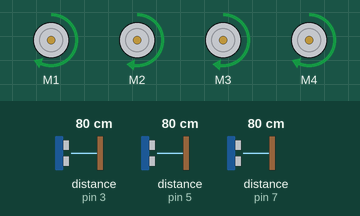
Bench run of a sketch on a simulated Arduino Uno, built with avr-gcc and run on an emulated ATmega328P. On the bench: 4 × DC motor (green arrow = forward, orange = backward, longer = faster). Wiring (inferred from the names in the program): 3 × ultrasonic range finder: trigger pin 2, echo pin 3 / trigger pin 4, echo pin 5 / trigger pin 6, echo pin 7. The test bench sets the inputs (shaded band); at power-on: distance to the obstacle (sensors on pin 3, pin 7, pin 5) 80 cm. The echo pulse lasts 58.3 µs per cm; what the sketch prints to the serial monitor is not drawn.

Above: at 2.2 s.
2.3 s: distance to the obstacle (sensor on pin 3) set to 4 cm
At 2.8 s:
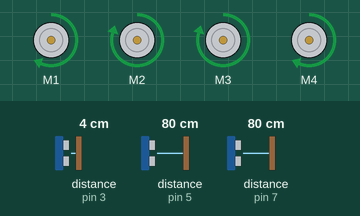
4.0 s: distance to the obstacle (sensor on pin 7) set to 18 cm
At 4.3 s:
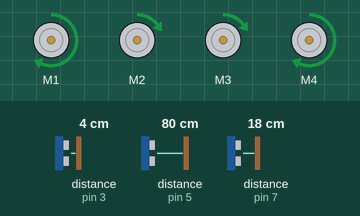
7.0 s: distance to the obstacle (sensor on pin 5) set to 4 cm
8.7 s: distance to the obstacle (sensor on pin 5) set to 2 cm
At 11.2 s:
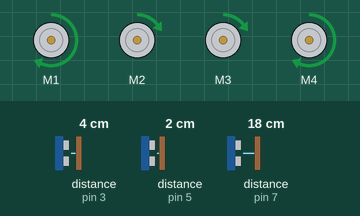
11.7 s: distance to the obstacle (sensor on pin 3) set to 35 cm
At 12.4 s:
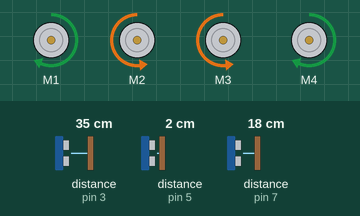
14.7 s: distance to the obstacle (sensor on pin 7) set to 23 cm
At 15.19 s:
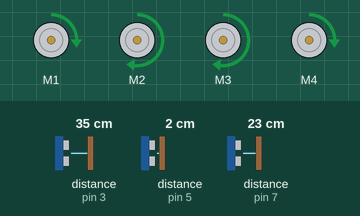
Timing chart, 0 to 18.7 s (numbered marks = the images above; inputs shaded):
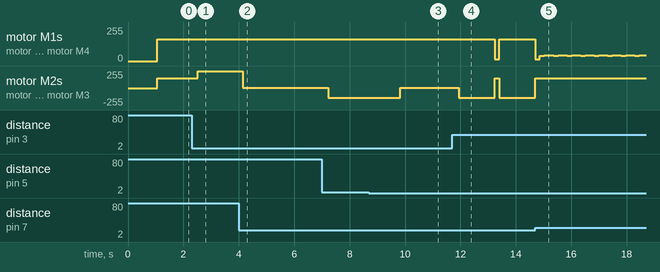

The sketch:

WallFollowingRobot.ino
```cpp
/*
 * ObjectAvoidingRobot.ino
 *
 * DATE: 2-23-2018
 * AUTHOR: Calvin Kielas-Jensen
 * CONTRIBUTORS: Hussein, Hussein, Merrick
 * COURSE: ME 492 - Robotic Systems
 *
 * DESCRIPTION:
 *
 */

#define DEBUG // Uncomment this for serial debugging
#define DRIVE // Uncomment this to drive the motors

#ifdef DEBUG
  #define dbPrint( x ) Serial.print( x )
  #define dbPrintln( x ) Serial.println( x )
#else
  #define dbPrint( x )
  #define dbPrintln( x )
#endif

#include <Wire.h>
#include <Adafruit_MotorShield.h>

#define CTRL_PER 25 // Period at which the control system is run [default is 40 Hz, or 25 ms] (ms)
#define DEFAULT_SPEED 150 // Default motor speed [0-255] (DN)
#define SPEED_OF_SOUND 346 // Speed of sound at room temperature (m/s)
#define PULSE_TO 11600 // Timeout for the pulseIn function [11600 times out at a USR distance of 2m] (us)
#define DIST_MAX 60 // Maximum distance the USR can measure, larger values will return a distance of zero (cm)
#define DIST_MIN 2 // Minimum distance the USR can measure, smaller values will return a distance of zero (cm)
#define DIST_THRESH 20 // Any measured distance smaller than this will cause the robot to rotate right (cm)
#define DIST_HYST 8000 // Distance hysteresis, the robot will not change course as long as it is within +/- this distnace (cm)
#define RIGHT_TURN_TIME 1250 // Amount of time to spend turning right when a corner is met (ms)
#define P_GAIN 10.0 // Proportional gain for the control system
//#define SP_GAIN 8 // How aggresively to turn if we aren't the right distance away from the wall
#define DIST_FL_OFFSET 0.25 // Add a small distance to distFL to slightly turn the robot to the right (negative will turn it to the left)

// USR trigger and echo pins
#define TRIG1 2
#define ECHO1 3
#define TRIG2 4
#define ECHO2 5
#define TRIG3 6
#define ECHO3 7

// Since we don't have a feedback loop, we may need to tune the motor speeds to each other (offsets are in DN [0-255])
#define M1_OFFSET 13 // Back Left
#define M2_OFFSET -5 // Back Right
#define M3_OFFSET -5 // Front Right
#define M4_OFFSET 13 // Front Left

// Create the motor shield object with the default I2C address
Adafruit_MotorShield AFMS = Adafruit_MotorShield();

// Create 4 motor objects
Adafruit_DCMotor *motor1 = AFMS.getMotor(1);
Adafruit_DCMotor *motor2 = AFMS.getMotor(2);
Adafruit_DCMotor *motor3 = AFMS.getMotor(3);
Adafruit_DCMotor *motor4 = AFMS.getMotor(4);

// Enumerate the three USRs
enum USR {
  USR_FL,
  USR_F,
  USR_BL
};

// Variables
#ifdef DEBUG
  uint8_t debugCount = 0;
#endif

float distFL, distF, distBL;
unsigned long curTime;
unsigned long lastTime = 0;

void setup() {

  #ifdef DEBUG
    Serial.begin(9600);
    Serial.println("DEBUG ON");
    Serial.println("Starting...");
    Serial.println("---");
  #endif

  // Set the apropriate input and output pins
  pinMode(TRIG1, OUTPUT);
  pinMode(ECHO1, INPUT);
  pinMode(TRIG2, OUTPUT);
  pinMode(ECHO2, INPUT);
  pinMode(TRIG3, OUTPUT);
  pinMode(ECHO3, INPUT);

  // Create with the default frequency 1.6KHz
  AFMS.begin();

  // Set the speed to start, from 0 (off) to 255 (max speed)
  motor1->setSpeed(DEFAULT_SPEED);
  motor2->setSpeed(DEFAULT_SPEED);
  motor3->setSpeed(DEFAULT_SPEED);
  motor4->setSpeed(DEFAULT_SPEED);

  // Turn all four motors off
  motor1->run(RELEASE);
  motor2->run(RELEASE);
  motor3->run(RELEASE);
  motor4->run(RELEASE);

  // Delay for a second so that we can set the robot down if it was being programmed
  delay(1000);

}

void loop() {

  curTime = millis();
  dbPrint("Time: ");
  dbPrintln(curTime);

  // Run the control system at a known frequency
  if ( curTime - lastTime >= CTRL_PER ) {

    // Read USR distances
    distFL = readUSR( USR_FL );
    distBL = readUSR( USR_BL );
    distF = readUSR( USR_F );
    dbPrint("DistFL: ");
    dbPrint(distFL);
    dbPrint(", DistBL: ");
    dbPrint(distBL);
    dbPrint(", DistF: ");
    dbPrint(distF);

    // Driving algorithm
    doDrive(distFL, distBL, distF);

    // Update the time
    lastTime = curTime;
  }

//  #ifdef DEBUG
//    if ( !(debugCount%100) ) {
//      Serial.println("---");
//      Serial.println("Dist FL\tDist F\tDist BL");
//      Serial.println("---");
//    }
//    Serial.print(distFL);
//    Serial.print('\t');
//    Serial.print(distF);
//    Serial.print('\t');
//    Serial.println(distBL);
//    debugCount++;
//  #endif

  dbPrintln(' ');

}

/*
 * doDrive
 *
 * Drives the robot. Keeps a constant distance from the wall. Will turn if it reaches a corner.
 *
 * INPUTS:
 *  distFL - Distance from the front left USR
 *  distBL - Distance from the back left USR
 *  distF - Distance from the front USR
 */

void doDrive( float distFL, float distBL, float distF ) {

  float avgDist;
  int8_t setPoint;
  float diffVal, err;
  int16_t driveVal;

  // If we see a corner, turn right
  if (distF < DIST_THRESH) {

    rotateR();

  // If we didn't see a corner, follow the wall
  } else {

    avgDist = (distFL + distBL) / 2;
    dbPrint(", Avg Dist: ");
    dbPrint(avgDist);

//    // Determine the direction we need to face
//    if (avgDist > DIST_THRESH + DIST_HYST) {
//      setPoint = -SP_GAIN;
//    } else if (avgDist < DIST_THRESH - DIST_HYST) {
//      setPoint = SP_GAIN;
//    } else {
//      setPoint = 0;
//    }

//    setPoint = 0;
//
//    diffVal = distFL - distBL;
//    err = (float) setPoint - abs(diffVal);
//    driveVal = (int16_t) (P_GAIN*err);
//    if (diffVal > 0) driveMotors( DEFAULT_SPEED + driveVal, FORWARD, DEFAULT_SPEED, FORWARD );
//    else if (diffVal < 0) driveMotors( DEFAULT_SPEED , FORWARD, DEFAULT_SPEED + driveVal, FORWARD );
//    else driveMotors( DEFAULT_SPEED, FORWARD, DEFAULT_SPEED, FORWARD );

//    diffVal = distFL - distBL;
//    err = setPoint - diffVal;
//    driveVal = P_GAIN*err;
//    if (driveVal > DEFAULT_SPEED) driveMotors( DEFAULT_SPEED, FORWARD, 2*DEFAULT_SPEED - driveVal, FORWARD );
//    else if (driveVal < DEFAULT_SPEED) driveMotors( driveVal , FORWARD, DEFAULT_SPEED, FORWARD );
//    else driveMotors( DEFAULT_SPEED, FORWARD, DEFAULT_SPEED, FORWARD );

    diffVal = P_GAIN * (distFL - distBL);

    if (diffVal > 0) {
      if (diffVal > DEFAULT_SPEED) driveVal = DEFAULT_SPEED;
      else driveVal = diffVal;
      driveMotors( DEFAULT_SPEED - driveVal, FORWARD, DEFAULT_SPEED, FORWARD );
    }

    else if (diffVal < 0) {
      if (-diffVal > DEFAULT_SPEED) driveVal = -DEFAULT_SPEED;
      else driveVal = diffVal;
      driveMotors( DEFAULT_SPEED , FORWARD, DEFAULT_SPEED + driveVal, FORWARD );
    }

    else {
      driveMotors( DEFAULT_SPEED, FORWARD, DEFAULT_SPEED, FORWARD );
    }

    dbPrint(", diffVal: ");
    dbPrint(diffVal);
    dbPrint(", err: ");
    dbPrint(err);
    dbPrint(", driveVal: ");
    dbPrint(driveVal);

  }
}

/*
 * rotateR
 *
 * Rotates the robot for a defined amout of time.
 */
void rotateR() {
  dbPrintln("Rotating Right");
  driveMotors( DEFAULT_SPEED, FORWARD, DEFAULT_SPEED, BACKWARD );
  delay(RIGHT_TURN_TIME);
  return;
}

/*
 * readUSR
 *
 * Reads data from the USR sensors. According to the datasheet, the USRs should not be read
 * higher than a frequency of 40 Hz. Because of that, this function should not be called faster
 * than that (1/40 Hz = 25 ms).
 *
 * INPUTS:
 *  num - USR index number
 *
 * OUTPUTS:
 *  distance - Distance, in cm, to the object in front of the USR. According to the datasheet,
 *    it is constrained from 2 cm to 400 cm with a resolution of 0.3 cm.
 */
float readUSR( uint8_t num ) {

  float distance;
  unsigned long duration;
  int trigPin, echoPin;

  // Decide which USR we are reading
  switch (num) {
    case USR_FL:
      trigPin = TRIG1;
      echoPin = ECHO1;
      break;
    case USR_F:
      trigPin = TRIG2;
      echoPin = ECHO2;
      break;
    case USR_BL:
      trigPin = TRIG3;
      echoPin = ECHO3;
      break;
    default:
      return 0;
      break;
  }

  // Clear the trigger pin
  digitalWrite(trigPin, LOW);
  delayMicroseconds(2);

  // Sets the trigPin on HIGH state for 10 micro seconds
  digitalWrite(trigPin, HIGH);
  delayMicroseconds(10);
  digitalWrite(trigPin, LOW);

  // Read the echoPin by returning the sound wave travel time in microseconds
  duration = pulseIn(echoPin, HIGH, PULSE_TO);

  // Calculate the distance in cm (divide by 2 for sound to reach object and come back)
  // 1us * (1s/1000000us) * 346m/s * 100cm/1m / 2 = 1us * 346m/s / 20,000
  distance = duration * SPEED_OF_SOUND / 20000.0;

  if ( distance > DIST_MAX ) distance = DIST_MAX;
  else if ( distance < DIST_MIN ) distance = 0;

  return (distance) ? distance : DIST_MAX;

}

/*
 * driveMotors
 *
 * Drives the motors using a tank setup. Assumes motors 1 and 4 are on the left side and motors
 * 2 and 3 are on the right side. DRIVE must be defined in order to drive the motors. If it is not,
 * the motors will not turn.
 *
 * INPUTS:
 *  speedL - Left side speed in DN. Can range from 0 to 255.
 *  dirL - Direction of the left wheels where 0 is backward and 1 is forward
 *  speedR - Same as speedL but for right side
 *  dirR - Same as dirL but for right side
 */
void driveMotors( uint8_t speedL, uint8_t dirL, uint8_t speedR, uint8_t dirR ) {

  dbPrint(", Motor L Speed: ");
  dbPrint( speedL + M1_OFFSET );
  dbPrint(", Motor R Speed: ");
  dbPrint( speedR + M2_OFFSET );

  #ifdef DRIVE

    // For the robot, motors 1 and 4 are on the left, motors 2 and 3 are on the right
    // Set left speed
    motor1->setSpeed(speedL+M1_OFFSET);
    motor4->setSpeed(speedL+M4_OFFSET);
    // Set right speed
    motor2->setSpeed(speedR+M2_OFFSET);
    motor3->setSpeed(speedR+M3_OFFSET);

    // Set direction
    // Left motors
    motor1->run(dirL);
    motor4->run(dirL);
    // Right motors
    motor2->run(dirR);
    motor3->run(dirR);

  #else

    motor1->run(RELEASE);
    motor2->run(RELEASE);
    motor3->run(RELEASE);
    motor4->run(RELEASE);

  #endif

  return;

}
```

Measured:
- the behaviour switches between 3 and 2 cm on distance to the obstacle (sensor on pin 5) (found by bisection; images 2 and 3)
- after the input at 2.3 s, motor M2, motor M3: forward 145/255 → forward 251/255 after 0.21 s
- after the input at 4.0 s, motor M2, motor M3: alternates forward 5/255 for 0.16 s and forward 4/255 for 0.32 s, starting after 0.14 s
- after the input at 8.7 s, motor M2, motor M3: backward 145/255 → forward 4/255 after 1.1 s
- after the input at 11.7 s, motor M1, motor M4: forward 163/255 → forward 13/255 after 1.5 s, → forward 163/255 0.16 s later; motor M2, motor M3: forward 4/255 → backward 145/255 after 0.24 s, → forward 145/255 1.3 s later, → backward 145/255 0.16 s later
- after the input at 14.7 s, motor M2, motor M3: goes on until 14.7 s, then stays forward 145/255
